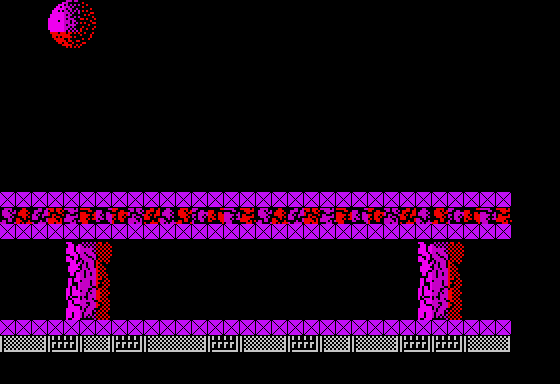

Rendered tile map (Tiled .tmx) drawn with the repository's tilesets; below, a short description and the map source with its tile grids summarised:
An orthogonal 35x24 tile map with 16x16 px tiles, 4 tile layers (Stars, Tile Layer 1, Tile Layer 2, Collision), 22 tilesets and 7 objects (3x piston, 2x teleport, vitorc, double_launcher).

<map version="1.0" orientation="orthogonal" width="35" height="24" tilewidth="16" tileheight="16">
 <properties>
  <property name="background_color" value="#000000" />
  <property name="nextLevel" value="L01S16" />
 </properties>
 <tileset firstgid="1" name="tiles" tilewidth="16" tileheight="16">
  <image source="../images/tiles.gif" width="240" height="512" />
 </tileset>
 <tileset firstgid="481" name="metatiles" tilewidth="16" tileheight="16">
  <image source="../images/metatiles.gif" width="128" height="16" />
  <tile id="0">
   <properties>
    <property name="type" value="solid" />
   </properties>
  </tile>
 </tileset>
 <tileset firstgid="489" name="ship" tilewidth="176" tileheight="128">
  <image source="../images/ship.gif" width="176" height="128" />
 </tileset>
 <tileset firstgid="490" name="ship_fire" tilewidth="16" tileheight="32">
  <image source="../images/ship_fire.gif" width="48" height="128" />
 </tileset>
 <tileset firstgid="502" name="light" tilewidth="16" tileheight="16">
  <image source="../images/light.gif" width="128" height="32" />
 </tileset>
 <tileset firstgid="518" name="vitorc" tilewidth="48" tileheight="64">
  <image source="../images/vitorc.gif" width="528" height="64" />
 </tileset>
 <tileset firstgid="529" name="turret" tilewidth="96" tileheight="80">
  <image source="../images/turret.gif" width="96" height="80" />
 </tileset>
 <tileset firstgid="530" name="cocoon" tilewidth="80" tileheight="128">
  <image source="../images/cocoon.gif" width="80" height="128" />
 </tileset>
 <tileset firstgid="531" name="radar" tilewidth="80" tileheight="128">
  <image source="../images/radar.gif" width="80" height="128" />
 </tileset>
 <tileset firstgid="532" name="rocket" tilewidth="64" tileheight="96">
  <image source="../images/rocket.gif" width="64" height="96" />
 </tileset>
 <tileset firstgid="533" name="grenade_pack" tilewidth="32" tileheight="32">
  <image source="../images/grenade_pack.gif" width="32" height="32" />
 </tileset>
 <tileset firstgid="534" name="teleport" tilewidth="64" tileheight="96">
  <image source="../images/teleport.gif" width="512" height="96" />
 </tileset>
 <tileset firstgid="542" name="piston" tilewidth="48" tileheight="64">
  <image source="../images/piston.gif" width="48" height="64" />
 </tileset>
 <tileset firstgid="543" name="bubble" tilewidth="32" tileheight="32">
  <image source="../images/bubble.gif" width="96" height="192" />
 </tileset>
 <tileset firstgid="561" name="rocks" tilewidth="16" tileheight="16">
  <image source="../images/rocks.gif" width="512" height="48" />
 </tileset>
 <tileset firstgid="657" name="incubator" tilewidth="64" tileheight="96">
  <image source="../images/incubator.gif" width="64" height="96" />
 </tileset>
 <tileset firstgid="658" name="ammo_pack" tilewidth="32" tileheight="32">
  <image source="../images/ammo_pack.gif" width="32" height="32" />
 </tileset>
 <tileset firstgid="659" name="double_launcher" tilewidth="64" tileheight="48">
  <image source="../images/double_launcher.gif" width="64" height="48" />
 </tileset>
 <tileset firstgid="660" name="mine" tilewidth="32" tileheight="16">
  <image source="../images/mine.gif" width="32" height="16" />
 </tileset>
 <tileset firstgid="661" name="missile_guidance" tilewidth="64" tileheight="64">
  <image source="../images/missile_guidance.gif" width="64" height="64" />
 </tileset>
 <tileset firstgid="662" name="gate" tilewidth="16" tileheight="16">
  <image source="../images/gate.gif" width="176" height="144" />
 </tileset>
 <tileset firstgid="761" name="interceptor" tilewidth="32" tileheight="32">
  <image source="../images/interceptor.gif" width="96" height="192" />
 </tileset>
 <layer name="Stars" width="35" height="24">
  <data>[840 cells, 0 non-empty, 0 distinct tile ids]</data>
 </layer>
 <objectgroup name="Object Layer 3" width="35" height="24">
  <object name="piston" gid="542" x="128" y="320" />
  <object name="piston" gid="542" x="352" y="320" />
  <object name="piston" gid="542" x="240" y="320" />
 </objectgroup>
 <layer name="Tile Layer 1" width="35" height="24">
  <data>[840 cells, 73 non-empty, 10 distinct tile ids]</data>
 </layer>
 <objectgroup color="#a41e0c" name="Object Layer 1" width="35" height="24">
  <object name="vitorc" gid="518" x="0" y="192" />
 </objectgroup>
 <objectgroup name="Object Layer 2" width="35" height="24">
  <object name="double_launcher" gid="659" x="288" y="192" />
  <object name="teleport" gid="534" x="80" y="192" />
  <object name="teleport" gid="534" x="368" y="192" />
 </objectgroup>
 <layer name="Tile Layer 2" width="35" height="24">
  <data>[840 cells, 190 non-empty, 91 distinct tile ids]</data>
 </layer>
 <layer name="Collision" width="35" height="24">
  <data>[840 cells, 96 non-empty, 1 distinct tile ids]</data>
 </layer>
</map>